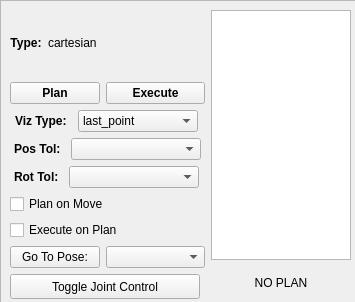
<?xml version="1.0" encoding="UTF-8"?>
<ui version="4.0">
 <class>GroupControls</class>
 <widget class="QWidget" name="GroupControls">
  <property name="geometry">
   <rect>
    <x>0</x>
    <y>0</y>
    <width>355</width>
    <height>302</height>
   </rect>
  </property>
  <property name="sizePolicy">
   <sizepolicy hsizetype="Fixed" vsizetype="Fixed">
    <horstretch>0</horstretch>
    <verstretch>0</verstretch>
   </sizepolicy>
  </property>
  <property name="windowTitle">
   <string>Form</string>
  </property>
  <widget class="QFrame" name="frame">
   <property name="geometry">
    <rect>
     <x>0</x>
     <y>0</y>
     <width>361</width>
     <height>309</height>
    </rect>
   </property>
   <property name="sizePolicy">
    <sizepolicy hsizetype="Fixed" vsizetype="Fixed">
     <horstretch>0</horstretch>
     <verstretch>0</verstretch>
    </sizepolicy>
   </property>
   <property name="minimumSize">
    <size>
     <width>225</width>
     <height>0</height>
    </size>
   </property>
   <property name="maximumSize">
    <size>
     <width>400</width>
     <height>16777215</height>
    </size>
   </property>
   <property name="frameShape">
    <enum>QFrame::StyledPanel</enum>
   </property>
   <property name="frameShadow">
    <enum>QFrame::Raised</enum>
   </property>
   <layout class="QGridLayout" name="gridLayout">
    <item row="0" column="0">
     <layout class="QVBoxLayout" name="verticalLayout_4">
      <item>
       <layout class="QHBoxLayout" name="horizontalLayout_4">
        <item>
         <widget class="QLabel" name="label_4">
          <property name="font">
           <font>
            <weight>75</weight>
            <bold>true</bold>
           </font>
          </property>
          <property name="text">
           <string>Type:</string>
          </property>
          <property name="alignment">
           <set>Qt::AlignCenter</set>
          </property>
         </widget>
        </item>
        <item>
         <widget class="QLabel" name="type_label">
          <property name="minimumSize">
           <size>
            <width>100</width>
            <height>0</height>
           </size>
          </property>
          <property name="text">
           <string>cartesian</string>
          </property>
          <property name="alignment">
           <set>Qt::AlignLeading|Qt::AlignLeft|Qt::AlignVCenter</set>
          </property>
         </widget>
        </item>
        <item>
         <spacer name="horizontalSpacer">
          <property name="orientation">
           <enum>Qt::Horizontal</enum>
          </property>
          <property name="sizeHint" stdset="0">
           <size>
            <width>40</width>
            <height>20</height>
           </size>
          </property>
         </spacer>
        </item>
       </layout>
      </item>
      <item>
       <layout class="QHBoxLayout" name="horizontalLayout_2">
        <item>
         <widget class="QPushButton" name="plan_button">
          <property name="maximumSize">
           <size>
            <width>90</width>
            <height>16777215</height>
           </size>
          </property>
          <property name="font">
           <font>
            <weight>75</weight>
            <bold>true</bold>
           </font>
          </property>
          <property name="text">
           <string>Plan</string>
          </property>
         </widget>
        </item>
        <item>
         <widget class="QPushButton" name="execute_button">
          <property name="sizePolicy">
           <sizepolicy hsizetype="Fixed" vsizetype="Fixed">
            <horstretch>0</horstretch>
            <verstretch>0</verstretch>
           </sizepolicy>
          </property>
          <property name="maximumSize">
           <size>
            <width>100</width>
            <height>16777215</height>
           </size>
          </property>
          <property name="font">
           <font>
            <weight>75</weight>
            <bold>true</bold>
           </font>
          </property>
          <property name="text">
           <string>Execute</string>
          </property>
         </widget>
        </item>
       </layout>
      </item>
      <item>
       <layout class="QVBoxLayout" name="verticalLayout_2">
        <item>
         <layout class="QHBoxLayout" name="horizontalLayout">
          <item>
           <widget class="QLabel" name="label">
            <property name="sizePolicy">
             <sizepolicy hsizetype="Fixed" vsizetype="Preferred">
              <horstretch>0</horstretch>
              <verstretch>0</verstretch>
             </sizepolicy>
            </property>
            <property name="font">
             <font>
              <weight>75</weight>
              <bold>true</bold>
             </font>
            </property>
            <property name="text">
             <string>Viz Type:</string>
            </property>
           </widget>
          </item>
          <item>
           <widget class="QComboBox" name="viz_type">
            <property name="minimumSize">
             <size>
              <width>115</width>
              <height>22</height>
             </size>
            </property>
            <property name="maximumSize">
             <size>
              <width>120</width>
              <height>16777215</height>
             </size>
            </property>
            <item>
             <property name="text">
              <string>last_point</string>
             </property>
            </item>
            <item>
             <property name="text">
              <string>all_points</string>
             </property>
            </item>
           </widget>
          </item>
         </layout>
        </item>
        <item>
         <layout class="QGridLayout" name="gridLayout_2">
          <item row="0" column="0">
           <widget class="QLabel" name="label_2">
            <property name="sizePolicy">
             <sizepolicy hsizetype="Fixed" vsizetype="Preferred">
              <horstretch>0</horstretch>
              <verstretch>0</verstretch>
             </sizepolicy>
            </property>
            <property name="font">
             <font>
              <weight>75</weight>
              <bold>true</bold>
             </font>
            </property>
            <property name="text">
             <string>Pos Tol:</string>
            </property>
           </widget>
          </item>
          <item row="0" column="1">
           <widget class="QComboBox" name="pos_tol">
            <property name="minimumSize">
             <size>
              <width>125</width>
              <height>0</height>
             </size>
            </property>
            <property name="maximumSize">
             <size>
              <width>130</width>
              <height>16777215</height>
             </size>
            </property>
           </widget>
          </item>
         </layout>
        </item>
        <item>
         <layout class="QGridLayout" name="gridLayout_3">
          <item row="0" column="0">
           <widget class="QLabel" name="label_3">
            <property name="sizePolicy">
             <sizepolicy hsizetype="Fixed" vsizetype="Preferred">
              <horstretch>0</horstretch>
              <verstretch>0</verstretch>
             </sizepolicy>
            </property>
            <property name="font">
             <font>
              <weight>75</weight>
              <bold>true</bold>
             </font>
            </property>
            <property name="text">
             <string>Rot Tol:</string>
            </property>
           </widget>
          </item>
          <item row="0" column="1">
           <widget class="QComboBox" name="rot_tol">
            <property name="sizePolicy">
             <sizepolicy hsizetype="Fixed" vsizetype="Fixed">
              <horstretch>0</horstretch>
              <verstretch>0</verstretch>
             </sizepolicy>
            </property>
            <property name="minimumSize">
             <size>
              <width>125</width>
              <height>0</height>
             </size>
            </property>
            <property name="maximumSize">
             <size>
              <width>130</width>
              <height>16777215</height>
             </size>
            </property>
           </widget>
          </item>
         </layout>
        </item>
       </layout>
      </item>
      <item>
       <layout class="QVBoxLayout" name="verticalLayout">
        <item>
         <widget class="QCheckBox" name="plan_on_move">
          <property name="text">
           <string>Plan on Move</string>
          </property>
          <property name="checkable">
           <bool>true</bool>
          </property>
         </widget>
        </item>
        <item>
         <widget class="QCheckBox" name="execute_on_plan">
          <property name="text">
           <string>Execute on Plan</string>
          </property>
         </widget>
        </item>
       </layout>
      </item>
      <item>
       <layout class="QHBoxLayout" name="horizontalLayout_3">
        <item>
         <widget class="QPushButton" name="go_to_stored_pose_button">
          <property name="sizePolicy">
           <sizepolicy hsizetype="Maximum" vsizetype="Fixed">
            <horstretch>0</horstretch>
            <verstretch>0</verstretch>
           </sizepolicy>
          </property>
          <property name="maximumSize">
           <size>
            <width>90</width>
            <height>16777215</height>
           </size>
          </property>
          <property name="text">
           <string>Go To Pose:</string>
          </property>
         </widget>
        </item>
        <item>
         <widget class="QComboBox" name="stored_pose_list">
          <property name="sizePolicy">
           <sizepolicy hsizetype="Fixed" vsizetype="Fixed">
            <horstretch>0</horstretch>
            <verstretch>0</verstretch>
           </sizepolicy>
          </property>
          <property name="maximumSize">
           <size>
            <width>125</width>
            <height>16777215</height>
           </size>
          </property>
         </widget>
        </item>
       </layout>
      </item>
      <item>
       <widget class="QPushButton" name="toggle_joint_control_button">
        <property name="sizePolicy">
         <sizepolicy hsizetype="Fixed" vsizetype="Fixed">
          <horstretch>0</horstretch>
          <verstretch>0</verstretch>
         </sizepolicy>
        </property>
        <property name="minimumSize">
         <size>
          <width>0</width>
          <height>25</height>
         </size>
        </property>
        <property name="maximumSize">
         <size>
          <width>190</width>
          <height>16777215</height>
         </size>
        </property>
        <property name="layoutDirection">
         <enum>Qt::LeftToRight</enum>
        </property>
        <property name="text">
         <string>Toggle Joint Control</string>
        </property>
       </widget>
      </item>
     </layout>
    </item>
    <item row="0" column="1">
     <layout class="QVBoxLayout" name="verticalLayout_3">
      <item>
       <widget class="QListWidget" name="joint_list">
        <property name="sizePolicy">
         <sizepolicy hsizetype="Fixed" vsizetype="Fixed">
          <horstretch>0</horstretch>
          <verstretch>0</verstretch>
         </sizepolicy>
        </property>
        <property name="minimumSize">
         <size>
          <width>0</width>
          <height>250</height>
         </size>
        </property>
        <property name="maximumSize">
         <size>
          <width>140</width>
          <height>375</height>
         </size>
        </property>
       </widget>
      </item>
      <item>
       <widget class="QLabel" name="plan_label">
        <property name="sizePolicy">
         <sizepolicy hsizetype="Fixed" vsizetype="Preferred">
          <horstretch>0</horstretch>
          <verstretch>0</verstretch>
         </sizepolicy>
        </property>
        <property name="maximumSize">
         <size>
          <width>150</width>
          <height>16777215</height>
         </size>
        </property>
        <property name="text">
         <string>NO PLAN</string>
        </property>
        <property name="alignment">
         <set>Qt::AlignCenter</set>
        </property>
       </widget>
      </item>
     </layout>
    </item>
   </layout>
  </widget>
 </widget>
 <resources/>
 <connections/>
</ui>
